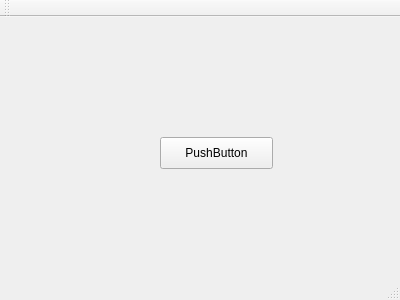
<?xml version="1.0" encoding="UTF-8"?>
<ui version="4.0">
 <class>MainWindow</class>
 <widget class="QMainWindow" name="MainWindow">
  <property name="geometry">
   <rect>
    <x>0</x>
    <y>0</y>
    <width>400</width>
    <height>300</height>
   </rect>
  </property>
  <property name="windowTitle">
   <string>MainWindow</string>
  </property>
  <widget class="QWidget" name="centralWidget">
   <widget class="QPushButton" name="pushButton">
    <property name="geometry">
     <rect>
      <x>160</x>
      <y>120</y>
      <width>113</width>
      <height>32</height>
     </rect>
    </property>
    <property name="text">
     <string>PushButton</string>
    </property>
   </widget>
  </widget>
  <widget class="QMenuBar" name="menuBar">
   <property name="geometry">
    <rect>
     <x>0</x>
     <y>0</y>
     <width>400</width>
     <height>22</height>
    </rect>
   </property>
  </widget>
  <widget class="QToolBar" name="mainToolBar">
   <attribute name="toolBarArea">
    <enum>TopToolBarArea</enum>
   </attribute>
   <attribute name="toolBarBreak">
    <bool>false</bool>
   </attribute>
  </widget>
  <widget class="QStatusBar" name="statusBar"/>
 </widget>
 <layoutdefault spacing="6" margin="11"/>
 <resources/>
 <connections/>
</ui>
